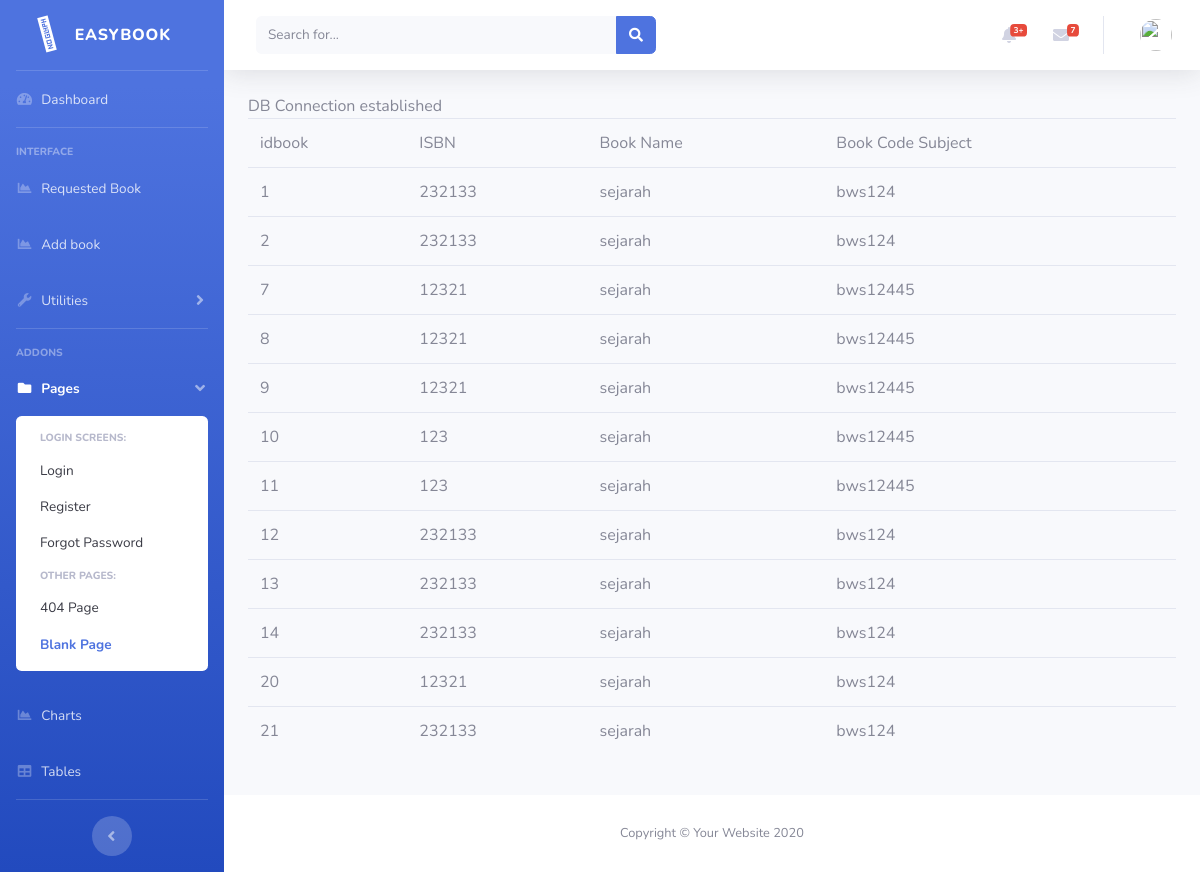
Before: /searchactivity.php?katakunci=sejarah with the older database file.
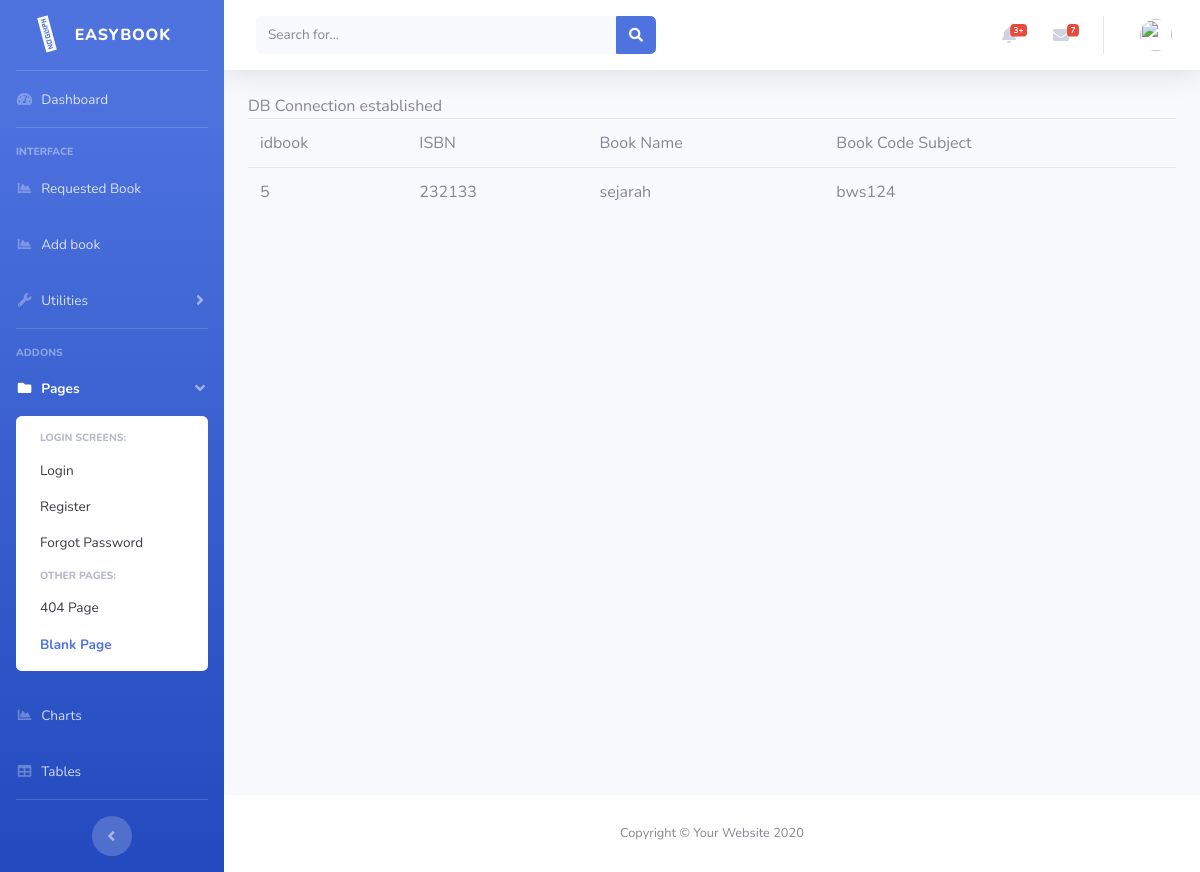
After: the same page with the newer database file.
### tables this page shows
CREATE TABLE IF NOT EXISTS `orderbook` (
  `idbook` int(11) NOT NULL AUTO_INCREMENT,
  `status` varchar(50) NOT NULL DEFAULT '0',
  `ownerid` int(11) NOT NULL DEFAULT '0',
  `isbn` varchar(50) DEFAULT NULL,
  `bookname` varchar(50) DEFAULT NULL,
  `bookcodesubject` varchar(50) DEFAULT NULL,
  `bookcover` varchar(225) DEFAULT NULL,
  PRIMARY KEY (`idbook`)
);

### searchactivity.php (the view, shortened to what this page needs)
<?php
include "header.template.php";
if (isset($_GET['katakunci'])){
	$key=$_GET['katakunci'];
}else{
	$key="";
}
$sql="SELECT idbook,isbn,bookname,bookcodesubject
	FROM orderbook
	WHERE bookname
	 LIKE '%$key%' ";
include "dbconnect.php";
$rs=mysqli_query($conn, $sql);
if(mysqli_num_rows($rs)==0){
	echo "No record found";
}else{
?>
<table class="table">
	<tr>
		<td>idbook</td>
		<td>ISBN</td>
		<td>Book Name</td>
		<td>Book Code Subject</td>
	</tr>
	<?php
		while($rec=mysqli_fetch_array($rs)){
			echo "<tr><td>";
			echo $rec['idbook'];
			echo "</td>";
			echo "<td>".$rec['isbn']."</td>";
			echo "<td>".$rec['bookname']."</td>";
			echo "<td>".$rec['bookcodesubject']."</td>";
			echo "</tr>";
		}
	?>
</table>
<?php
}
include "footer.template.php";
?>

Changed rows visible on the page:
no longer on this page (row edited): orderbook: idbook "1", isbn "232133", bookname "sejarah", bookcodesubject "bws124"
no longer on this page (row edited): orderbook: idbook "2", isbn "232133", bookname "sejarah", bookcodesubject "bws124"
removed orderbook: idbook "7", isbn "12321", bookname "sejarah", bookcodesubject "bws12445"
removed orderbook: idbook "8", isbn "12321", bookname "sejarah", bookcodesubject "bws12445"
removed orderbook: idbook "9", isbn "12321", bookname "sejarah", bookcodesubject "bws12445"
removed orderbook: idbook "10", isbn "123", bookname "sejarah", bookcodesubject "bws12445"
removed orderbook: idbook "11", isbn "123", bookname "sejarah", bookcodesubject "bws12445"
removed orderbook: idbook "12", isbn "232133", bookname "sejarah", bookcodesubject "bws124"
removed orderbook: idbook "13", isbn "232133", bookname "sejarah", bookcodesubject "bws124"
removed orderbook: idbook "14", isbn "232133", bookname "sejarah", bookcodesubject "bws124"
removed orderbook: idbook "20", isbn "12321", bookname "sejarah", bookcodesubject "bws124"
removed orderbook: idbook "21", isbn "232133", bookname "sejarah", bookcodesubject "bws124"
now on this page (row edited): orderbook: idbook "5", isbn "232133", bookname "sejarah", bookcodesubject "bws124"
